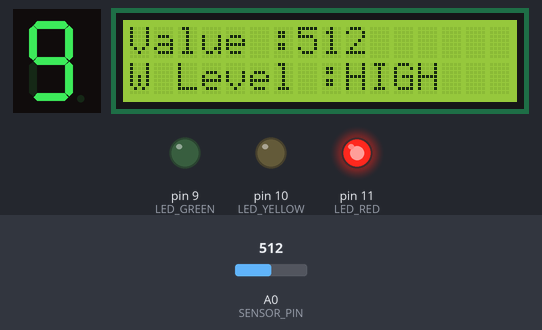
Simulated run of this sketch. Board: Arduino Uno, built with avr-gcc and run on an emulated ATmega328P. Parts: 1-digit seven-segment display, 16×2 character LCD, output pins drawn as LEDs (lit = HIGH). Wiring (inferred from the names in the program): 1-digit 7-segment display, segments lit when HIGH: segments pin 4, pin 5, pin 8, pin 7, pin 6, pin 3, pin 2. The inputs (shaded band) are chosen by the test bench; at power-on: A0 (SENSOR_PIN) = 512. The segment pins are drawn as the display they are named for; pins used as bus, display or sensor lines are not drawn; what the sketch prints to the serial monitor is not drawn.

Above: at 2.3 s.
2.4 s: A0 (SENSOR_PIN) set to 259
At 3.4 s:
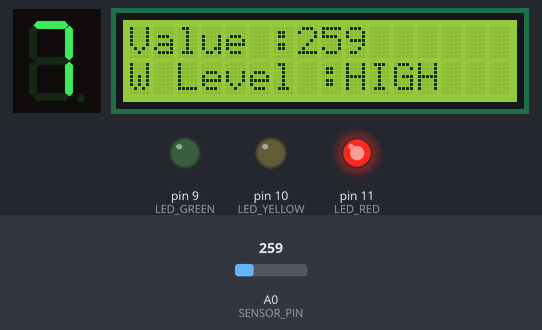
4.1 s: A0 (SENSOR_PIN) set to 238
At 4.5 s:
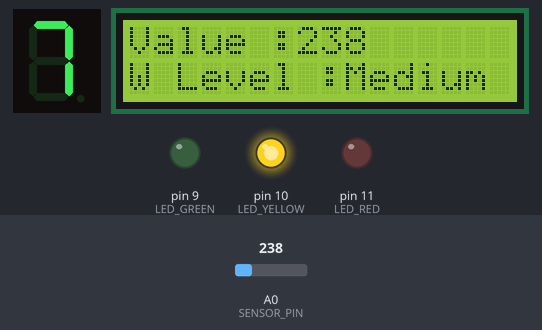
5.6 s: A0 (SENSOR_PIN) set to 218
At 6.8 s:
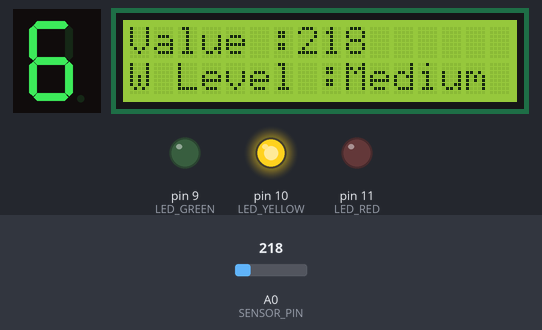
7.1 s: A0 (SENSOR_PIN) set to 191
At 8.1 s:
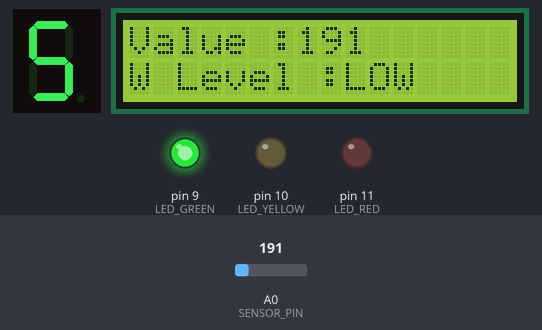
8.6 s: A0 (SENSOR_PIN) set to 0
At 9.2 s:
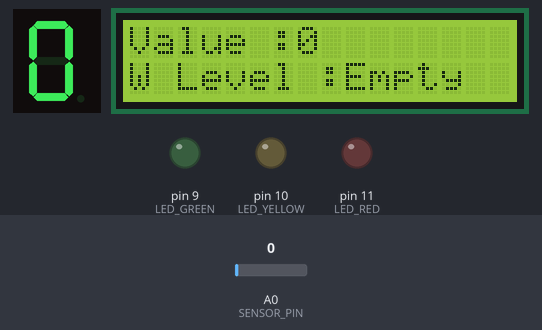
Timing chart, 0 to 11.1 s (numbered marks = the images above; inputs shaded):
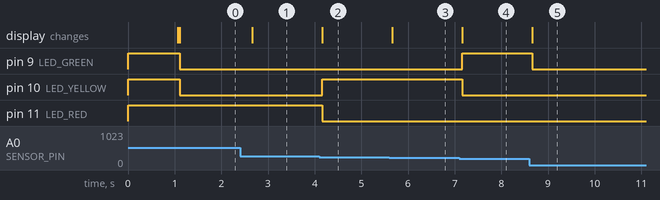

Measured:
- the behaviour switches between 250 and 249 on A0 (SENSOR_PIN) (found by bisection; images 1 and 2)
- the behaviour switches between 200 and 199 on A0 (SENSOR_PIN) (found by bisection; images 3 and 4)
- after the input at 2.4 s, the display: changes after 0.26 s (image 1)
- after the input at 4.1 s, pin 10 (LED_YELLOW): LOW → HIGH after 0.06 s; pin 11 (LED_RED): HIGH → LOW after 0.06 s; the display: changes after 0.06 s (image 2)
- after the input at 5.6 s, the display: changes after 0.06 s (image 3)
- after the input at 7.1 s, pin 9 (LED_GREEN): LOW → HIGH after 0.06 s; pin 10 (LED_YELLOW): HIGH → LOW after 0.06 s; the display: changes after 0.06 s (image 4)
- after the input at 8.6 s, pin 9 (LED_GREEN): HIGH → LOW after 0.06 s; the display: changes after 0.06 s (image 5)

The sketch:

level2-water-lvl-sensor.ino
```cpp
// =============================================================================
//  Water Level Sensor with I2C LCD, 3 indicator LEDs, and 7-segment display
//  Board: Arduino Uno R3
//
//  Wiring summary
//    Water sensor : S -> A0, + -> 5V, - -> GND
//    I2C LCD      : SDA -> A4, SCL -> A5, VCC -> 5V, GND -> GND
//    7-segment    : segments a..g -> D2..D8 (220 ohm each), COM -> GND
//    LEDs         : Green (LOW) -> D9, Yellow (MEDIUM) -> D10, Red (HIGH) -> D11
//                   (220 ohm each, cathodes to GND)
//    D0 and D1 are NOT used (they are the USB serial pins).
//
//  Behavior
//    Empty  : all LEDs off, display shows the scaled level (0)
//    LOW    : green LED
//    MEDIUM : yellow LED
//    HIGH   : red LED
//    The 7-segment display shows the water level on a 0-9 scale.
// =============================================================================

#include <Wire.h>
#include <LiquidCrystal_I2C.h>

LiquidCrystal_I2C lcd(0x27, 16, 2);

// ---------- Pins ----------
const uint8_t SENSOR_PIN = A0;

// 7-segment segments a, b, c, d, e, f, g
const uint8_t SEG_PINS[7] = {4, 5, 8, 7, 6, 3, 2};

const uint8_t LED_GREEN  = 9;
const uint8_t LED_YELLOW = 10;
const uint8_t LED_RED    = 11;

// ---------- Display type ----------
// false = common cathode (COM to GND), true = common anode (COM to 5V)
const bool COMMON_ANODE = false;

// ---------- Calibration ----------
// Edit these after watching the Serial Monitor (9600 baud) while raising the water.
const int LOW_MIN     = 1;    // reading at or above this = LOW    (green)
const int MEDIUM_MIN  = 200;  // reading at or above this = MEDIUM (yellow)
const int HIGH_MIN    = 250;  // reading at or above this = HIGH   (red)
const int SENSOR_FULL = 300;  // reading that shows 9 on the 7-segment display

const unsigned long UPDATE_MS = 250;  // how often the readout refreshes

// ---------- Categories ----------
const uint8_t CAT_EMPTY  = 0;
const uint8_t CAT_LOW    = 1;
const uint8_t CAT_MEDIUM = 2;
const uint8_t CAT_HIGH   = 3;

// ---------- Digit bitmasks (bit0 = a ... bit6 = g, 1 = segment on) ----------
const uint8_t DIGITS[10] = {
  0x3F, // 0
  0x06, // 1
  0x5B, // 2
  0x4F, // 3
  0x66, // 4
  0x6D, // 5
  0x7D, // 6
  0x07, // 7
  0x7F, // 8
  0x6F  // 9
};

unsigned long lastUpdate = 0;

// ---------- Helpers ----------

// Average several readings to smooth out sensor noise
int readSensor() {
  long sum = 0;
  for (uint8_t i = 0; i < 8; i++) {
    sum += analogRead(SENSOR_PIN);
    delay(2);
  }
  return (int)(sum / 8);
}

// Convert a sensor reading into a category (no gaps between ranges)
uint8_t getCategory(int value) {
  if (value >= HIGH_MIN)   return CAT_HIGH;
  if (value >= MEDIUM_MIN) return CAT_MEDIUM;
  if (value >= LOW_MIN)    return CAT_LOW;
  return CAT_EMPTY;
}

// Convert a sensor reading into a 0-9 digit for the 7-segment display
uint8_t getDigit(int value) {
  long d = map(value, 0, SENSOR_FULL, 0, 9);
  return (uint8_t)constrain(d, 0, 9);
}

// Text shown on the LCD (always 6 characters so old text is overwritten)
const char* categoryName(uint8_t cat) {
  switch (cat) {
    case CAT_LOW:    return "LOW   ";
    case CAT_MEDIUM: return "Medium";
    case CAT_HIGH:   return "HIGH  ";
    default:         return "Empty ";
  }
}

// Light only the LED that matches the category
void showLeds(uint8_t cat) {
  digitalWrite(LED_GREEN,  cat == CAT_LOW    ? HIGH : LOW);
  digitalWrite(LED_YELLOW, cat == CAT_MEDIUM ? HIGH : LOW);
  digitalWrite(LED_RED,    cat == CAT_HIGH   ? HIGH : LOW);
}

// Show one digit (0-9) on the 7-segment display
void showDigit(uint8_t digit) {
  if (digit > 9) return;
  for (uint8_t i = 0; i < 7; i++) {
    bool on = (DIGITS[digit] >> i) & 1;
    if (COMMON_ANODE) on = !on;
    digitalWrite(SEG_PINS[i], on ? HIGH : LOW);
  }
}

// Read the sensor and refresh the LCD, LEDs, 7-segment and Serial output
void updateAll() {
  int value = readSensor();
  uint8_t cat = getCategory(value);
  uint8_t digit = getDigit(value);

  lcd.setCursor(0, 0);
  lcd.print("Value :");
  lcd.print(value);
  lcd.print("    ");

  lcd.setCursor(0, 1);
  lcd.print("W Level :");
  lcd.print(categoryName(cat));

  showLeds(cat);
  showDigit(digit);

  Serial.print("Value: ");
  Serial.print(value);
  Serial.print("  Category: ");
  Serial.print(cat);
  Serial.print("  Digit: ");
  Serial.println(digit);
}

// ---------- Arduino entry points ----------
void setup() {
  Serial.begin(9600);

  pinMode(LED_GREEN, OUTPUT);
  pinMode(LED_YELLOW, OUTPUT);
  pinMode(LED_RED, OUTPUT);
  for (uint8_t i = 0; i < 7; i++) pinMode(SEG_PINS[i], OUTPUT);

  // One-second lamp test BEFORE the LCD starts: every LED and segment on
  Serial.println("Lamp test");
  digitalWrite(LED_GREEN, HIGH);
  digitalWrite(LED_YELLOW, HIGH);
  digitalWrite(LED_RED, HIGH);
  showDigit(8);
  delay(1000);

  // Start the LCD. The timeout stops the sketch from freezing if the
  // LCD wiring (SDA/SCL) is wrong.
  Wire.begin();
  Wire.setWireTimeout(3000, true);
  lcd.init();
  lcd.backlight();
  lcd.clear();

  updateAll();
  lastUpdate = millis();
}

void loop() {
  if (millis() - lastUpdate >= UPDATE_MS) {
    lastUpdate = millis();
    updateAll();
  }
}
```
